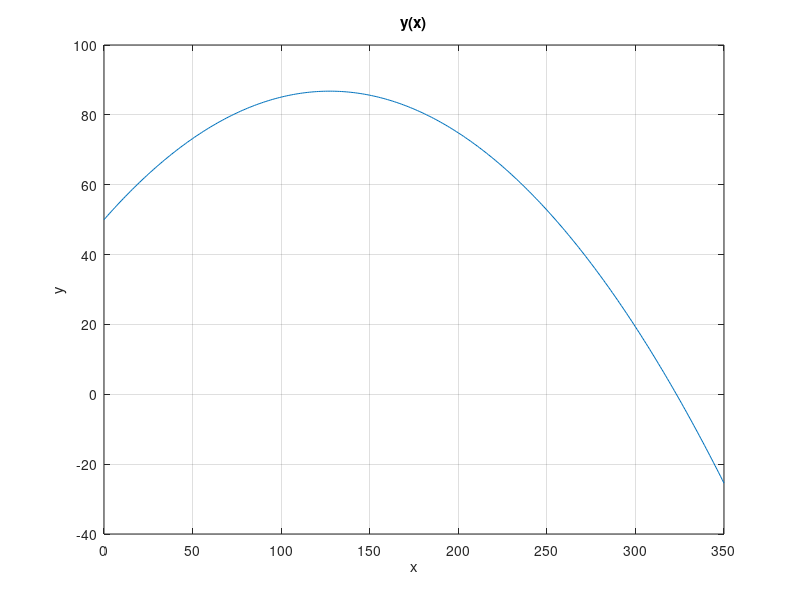
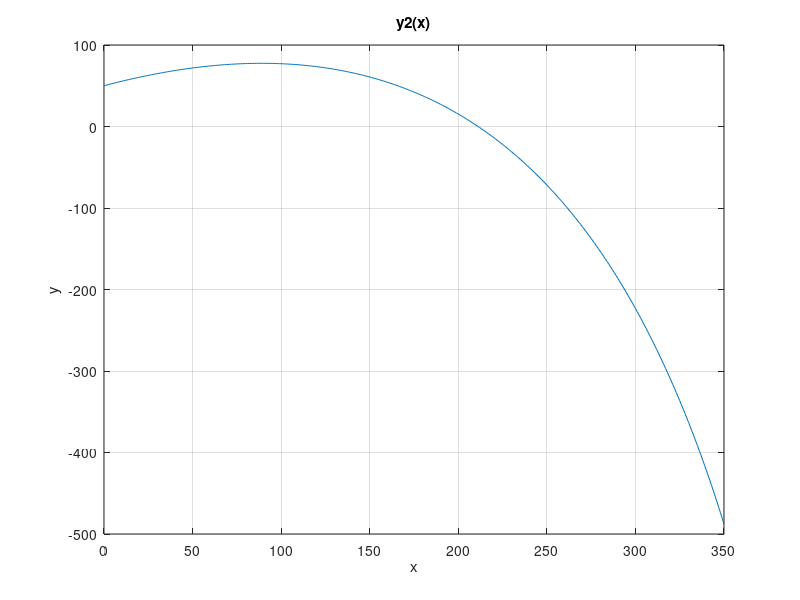

Here is the MATLAB script that generated these plots, in order:
% equnonlin_balista.m
clear all; close all;

m=5; v0=50; alpha=30; h=50; g=9.81; b=0.47;
alpha = alpha/180*pi;
x = 0 : 1 : 350;
%x = 320 : 0.001 : 330;
y = h + tan(alpha)*x - g / (2*v0^2*cos(alpha)) * x.^2;
y2 = h + x.*(tan(alpha) + (m*g)/(b*v0*cos(alpha))) + ((g*m^2)/(b^2))*log(1-(x*b)/(m*v0*cos(alpha)));


figure; plot(x,y); xlabel('x'); ylabel('y'); title('y(x)'); grid;
figure; plot(x,y2); xlabel('x'); ylabel('y'); title('y2(x)'); grid;
